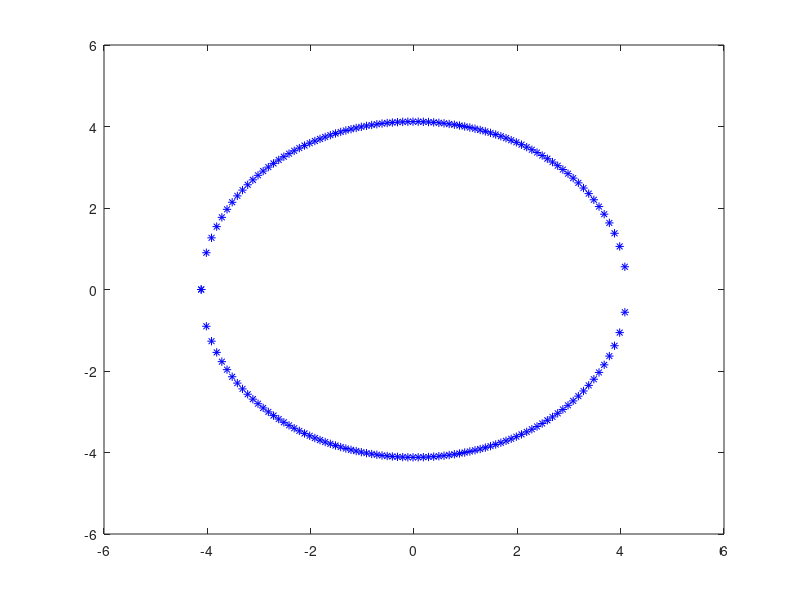

Write MATLAB code to recreate this figure. (Note: this script raises an error after producing the figure.)
clearvars
close all
dbstop if error

%%
Ftarget = 1-1/(365*24*6);
beta_target = norminv(Ftarget);

u1vals = -beta_target:0.1:beta_target;
u2vals = sqrt(beta_target.^2 - u1vals.^2);

uu = [u1vals(:),u2vals(:); u1vals(:),-u2vals(:)];

figure; plot(uu(:,1),uu(:,2),'b*'); hold on;


% orthogonal
[ covX,covY ] = covX_given_xx1( 20 );
mu_dash1 = @(u) 0.122+0.039*u;
mu_dash2 = @(u) -0.657+0.03*u;
mu_dash = [mu_dash1(20) mu_dash2(20)];


[A,d] = eig(covY);
TT = inv(sqrt(d))'*A';
xx = exp(TT\uu' + mu_dash');


xspace = figure; plot(xx(1,:),xx(2,:),'b*'); hold on;



% Rosenblatt
rhoY = 0.8148;
sigma_dash(1) = 0.3159;
sigma_dash(2) = 0.3021;
% v = sqrt((exp(sigma_dash.^2)-1).*exp(2.*mu_dash+sigma_dash));
% m = exp(mu_dash+sigma_dash./2);
% covX = log(rhoY*v(1)*v(2)/(m(1)*m(2))+1);
% rhoX = covX/sigma_dash(1)/sigma_dash(2);


xR1 = arrayfun(@(x) icdf('Lognormal',x,mu_dash(1),sigma_dash(1)), normcdf(uu(:,1)));

[ fjoint_handle ] = joint_pdf_lognormal( sigma_dash, rhoY );

for i = 1:length(xR1)
    
    ff = @(x) fjoint_handle(xR1(i),x,20);
    Fsw = @(x) trapz(0.001:0.001:x,arrayfun(ff,0.001:0.001:x))/lognpdf(xR1(i),mu_dash(1),sigma_dash(1));
    Fminimize = @(x) abs(Fsw(x) - normcdf(uu(i,2)));
    
    upper = 5;
    fval = 1;
    while fval > 0.01
        %     [xx(3),fval] = fminbnd(Fminimize,0,upper,options);
        [xR2(i),fval] = fminbnd(Fminimize,0,upper);
        upper = upper - 0.5;
    end
    
end

figure(xspace); plot(xR1,xR2,'rx'); hold on;




% Rosenblatt reverse
rhoY = 0.8148;
sigma_dash(1) = 0.3159;
sigma_dash(2) = 0.3021;

xRR2 = arrayfun(@(x) icdf('Lognormal',x,mu_dash(2),sigma_dash(2)), normcdf(uu(:,2)));

[ fjoint_handle ] = joint_pdf_lognormal( sigma_dash, rhoY );

for i = 1:length(xRR2)
    
    ff = @(x) fjoint_handle(x,xRR2(i),20);
    Fsw = @(x) trapz(0.001:0.001:x,arrayfun(ff,0.001:0.001:x))/lognpdf(xRR2(i),mu_dash(2),sigma_dash(2));
    Fminimize = @(x) abs(Fsw(x) - normcdf(uu(i,1)));
    
%     options = optimset('TolX',1e-8,'TolFun',1e-8,'Display','iter','FunValCheck','on','MaxFunEvals',500,'MaxIter',500,'PlotFcns','optimplotfval');

    upper = 12;
    fval = 1;
    while fval > 0.1
        
%           [xRR1(i),fval] = fminbnd(Fminimize,0,upper,options);
        [xRR1(i),fval] = fminbnd(Fminimize,0,upper);
        upper = upper - 1;
        if upper < 0.01
            xRR1(i) = nan;
            break
        end
    end
    
end

figure(xspace); plot(xRR1,xRR2,'mo'); hold on;
